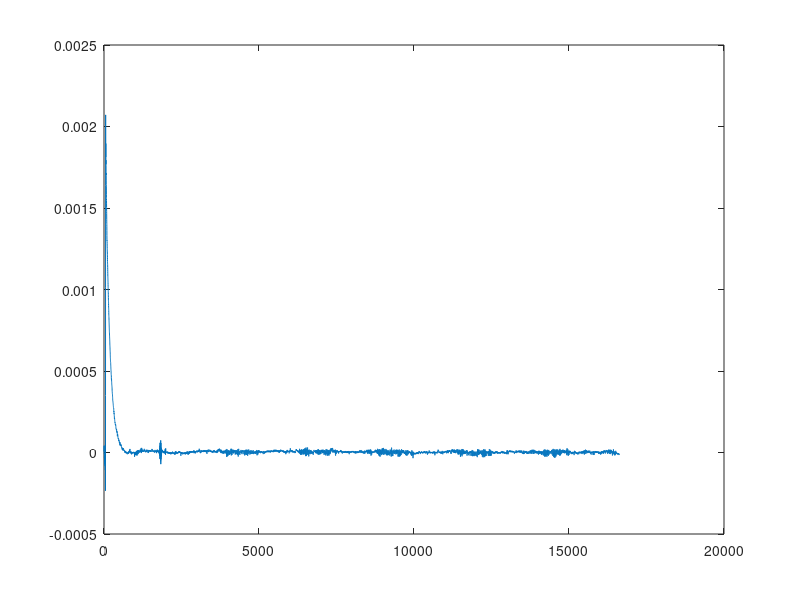

The MATLAB script that drew this image: (Note: this script raises an error after producing the figure.)
%% Load data
addpath '../../data/test alpha 5s'
ALLEEG = load('5sopen_close.mat').ALLEEG; % EEGLAB format
sig = ALLEEG.data;
plot(sig)

%% Load tool
addpath '../../tools/spectral'
help plot_spectrogram   % Take a look at input requirments of the plot_spectrogram function

%% Visualization
figure;
start = 700;    % First few seconds of the recording is often artifacts.
subplot(2,1,1), plot(sig(start:end))
ax = subplot(2,1,2); plot_spectrogram(sig, start, 1, ax), colorbar('Off');

%% Examination
event = ALLEEG.event;
event1 = event(5).latency; % odd: closed, even: open
window = ALLEEG.srate*5;

closed_sample = sig(event1:(event1+window));
open_sample = sig((event1-window):event1);
figure;
subplot(2,1,1), plot(closed_sample), title('closed')
subplot(2,1,2), plot(open_sample), title('open')

plot_FFT(closed_sample, 250);